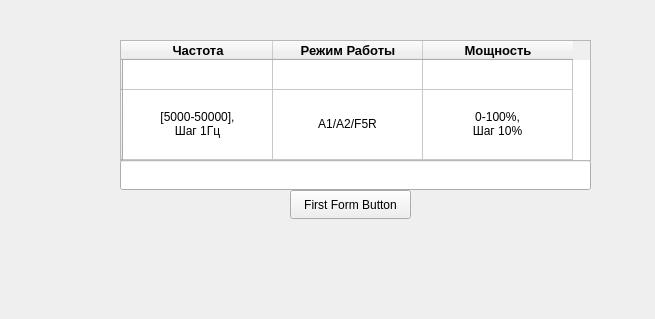
<?xml version="1.0" encoding="UTF-8"?>
<ui version="4.0">
 <class>FormDrofa</class>
 <widget class="Decoder" name="FormDrofa">
  <property name="geometry">
   <rect>
    <x>0</x>
    <y>0</y>
    <width>655</width>
    <height>319</height>
   </rect>
  </property>
  <property name="windowTitle">
   <string>Form</string>
  </property>
  <widget class="QLineEdit" name="lineEditDrofa">
   <property name="geometry">
    <rect>
     <x>120</x>
     <y>160</y>
     <width>471</width>
     <height>30</height>
    </rect>
   </property>
  </widget>
  <widget class="QPushButton" name="pushButtonDrofa">
   <property name="geometry">
    <rect>
     <x>290</x>
     <y>190</y>
     <width>121</width>
     <height>29</height>
    </rect>
   </property>
   <property name="sizePolicy">
    <sizepolicy hsizetype="Minimum" vsizetype="Minimum">
     <horstretch>0</horstretch>
     <verstretch>0</verstretch>
    </sizepolicy>
   </property>
   <property name="text">
    <string>First Form Button</string>
   </property>
  </widget>
  <widget class="QTableWidget" name="tableWidgetDrofa">
   <property name="enabled">
    <bool>true</bool>
   </property>
   <property name="geometry">
    <rect>
     <x>120</x>
     <y>40</y>
     <width>471</width>
     <height>121</height>
    </rect>
   </property>
   <property name="sizePolicy">
    <sizepolicy hsizetype="Expanding" vsizetype="Expanding">
     <horstretch>0</horstretch>
     <verstretch>0</verstretch>
    </sizepolicy>
   </property>
   <property name="styleSheet">
    <string notr="true"/>
   </property>
   <property name="frameShadow">
    <enum>QFrame::Sunken</enum>
   </property>
   <property name="lineWidth">
    <number>1</number>
   </property>
   <property name="midLineWidth">
    <number>0</number>
   </property>
   <attribute name="horizontalHeaderCascadingSectionResizes">
    <bool>false</bool>
   </attribute>
   <attribute name="horizontalHeaderMinimumSectionSize">
    <number>45</number>
   </attribute>
   <attribute name="horizontalHeaderDefaultSectionSize">
    <number>150</number>
   </attribute>
   <attribute name="horizontalHeaderStretchLastSection">
    <bool>false</bool>
   </attribute>
   <attribute name="verticalHeaderStretchLastSection">
    <bool>true</bool>
   </attribute>
   <row>
    <property name="text">
     <string/>
    </property>
    <property name="foreground">
     <brush brushstyle="NoBrush">
      <color alpha="255">
       <red>0</red>
       <green>0</green>
       <blue>0</blue>
      </color>
     </brush>
    </property>
   </row>
   <row>
    <property name="text">
     <string/>
    </property>
   </row>
   <column>
    <property name="text">
     <string>Частота</string>
    </property>
    <property name="font">
     <font>
      <pointsize>10</pointsize>
      <bold>true</bold>
      <kerning>true</kerning>
     </font>
    </property>
   </column>
   <column>
    <property name="text">
     <string>Режим Работы</string>
    </property>
    <property name="font">
     <font>
      <pointsize>10</pointsize>
      <bold>true</bold>
     </font>
    </property>
   </column>
   <column>
    <property name="text">
     <string>Мощность</string>
    </property>
    <property name="font">
     <font>
      <pointsize>10</pointsize>
      <bold>true</bold>
     </font>
    </property>
   </column>
   <item row="0" column="0">
    <property name="text">
     <string/>
    </property>
    <property name="font">
     <font>
      <pointsize>10</pointsize>
      <bold>true</bold>
     </font>
    </property>
    <property name="textAlignment">
     <set>AlignCenter</set>
    </property>
   </item>
   <item row="0" column="1">
    <property name="text">
     <string/>
    </property>
    <property name="font">
     <font>
      <pointsize>10</pointsize>
      <bold>true</bold>
     </font>
    </property>
    <property name="textAlignment">
     <set>AlignCenter</set>
    </property>
   </item>
   <item row="0" column="2">
    <property name="text">
     <string/>
    </property>
    <property name="font">
     <font>
      <pointsize>10</pointsize>
      <bold>true</bold>
     </font>
    </property>
    <property name="textAlignment">
     <set>AlignCenter</set>
    </property>
   </item>
   <item row="1" column="0">
    <property name="text">
     <string>[5000-50000], 
Шаг 1Гц</string>
    </property>
    <property name="textAlignment">
     <set>AlignCenter</set>
    </property>
    <property name="flags">
     <set>ItemIsDragEnabled|ItemIsDropEnabled|ItemIsUserCheckable|ItemIsEnabled</set>
    </property>
   </item>
   <item row="1" column="1">
    <property name="text">
     <string>A1/A2/F5R</string>
    </property>
    <property name="textAlignment">
     <set>AlignCenter</set>
    </property>
    <property name="flags">
     <set>ItemIsDragEnabled|ItemIsDropEnabled|ItemIsUserCheckable|ItemIsEnabled</set>
    </property>
   </item>
   <item row="1" column="2">
    <property name="text">
     <string>0-100%, 
Шаг 10%</string>
    </property>
    <property name="textAlignment">
     <set>AlignCenter</set>
    </property>
    <property name="flags">
     <set>ItemIsDragEnabled|ItemIsDropEnabled|ItemIsUserCheckable|ItemIsEnabled</set>
    </property>
   </item>
  </widget>
 </widget>
 <customwidgets>
  <customwidget>
   <class>Decoder</class>
   <extends>QWidget</extends>
   <header>Decoder.h</header>
   <container>1</container>
  </customwidget>
 </customwidgets>
 <resources/>
 <connections/>
</ui>
